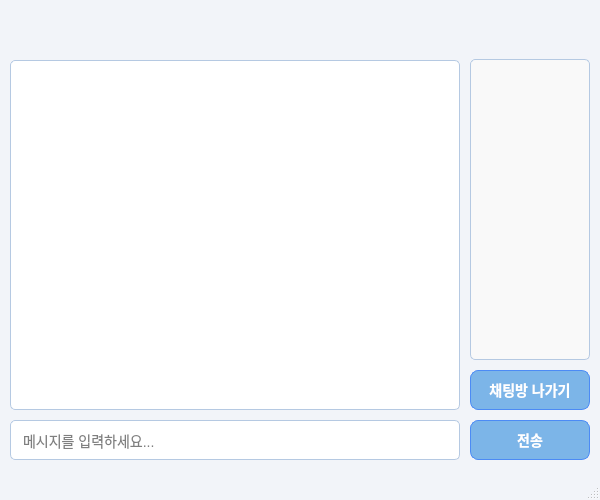
<?xml version="1.0" encoding="UTF-8"?>
<ui version="4.0">
 <class>ChatWindow</class>
 <widget class="QMainWindow" name="ChatWindow">
  <property name="geometry">
   <rect>
    <x>0</x>
    <y>0</y>
    <width>600</width>
    <height>500</height>
   </rect>
  </property>
  <property name="windowTitle">
   <string>채팅방</string>
  </property>
  <property name="styleSheet">
   <string>
    QMainWindow {
        background-color: #f2f4f9;  /* 파스텔톤 배경색 (연한 파스텔 블루) */
    }
    QPushButton {
        background-color: #7cb5e8;  /* 파스텔 블루 버튼 */
        border: 1px solid #4c8bf5;
        border-radius: 8px;
        color: white;
        font-weight: bold;
        padding: 10px;
        font-size: 14px;
    }
    QPushButton:hover {
        background-color: #4c8bf5;  /* 마우스를 올렸을 때 파스텔 블루에서 조금 더 진한 파란색으로 변경 */
    }
    QLineEdit {
        border: 1px solid #b5c9e2;  /* 밝은 파스텔 블루 테두리 */
        border-radius: 5px;
        padding: 10px;
        font-size: 14px;
        background-color: #ffffff;  /* 흰색 배경 */
    }
    QListWidget {
        background-color: #ffffff;  /* 채팅 메시지 리스트 배경색 흰색 */
        border: 1px solid #b5c9e2;  /* 파스텔 블루 테두리 */
        border-radius: 5px;
        padding: 10px;
        font-size: 14px;
        color: #333;  /* 텍스트 색상은 어두운 회색 */
    }
    QListWidget::item {
        padding: 8px;
        border-bottom: 1px solid #f2f4f9;  /* 항목 간 구분선 색상 */
    }
    QListWidget::item:selected {
        background-color: #7cb5e8;  /* 항목 선택 시 파스텔 블루 */
        color: white;
    }
    QLabel {
        font-size: 16px;
        font-weight: bold;
        color: #333;
    }
    QMenuBar {
        background-color: #f2f4f9;  /* 메뉴 바 배경색 */
        color: #333;
    }
    QStatusBar {
        background-color: #f2f4f9;  /* 상태 바 배경색 */
    }
   </string>
  </property>
  <widget class="QWidget" name="centralwidget">
   <widget class="QListWidget" name="chatMessagesList">
    <property name="geometry">
     <rect>
      <x>10</x>
      <y>60</y>
      <width>450</width>
      <height>350</height>
     </rect>
    </property>
   </widget>
   <widget class="QLineEdit" name="messageLineEdit">
    <property name="geometry">
     <rect>
      <x>10</x>
      <y>420</y>
      <width>450</width>
      <height>40</height>
     </rect>
    </property>
    <property name="placeholderText">
     <string>메시지를 입력하세요...</string>
    </property>
   </widget>
   <widget class="QPushButton" name="sendButton">
    <property name="geometry">
     <rect>
      <x>470</x>
      <y>420</y>
      <width>120</width>
      <height>40</height>
     </rect>
    </property>
    <property name="text">
     <string>전송</string>
    </property>
   </widget>
   <widget class="QListWidget" name="userListWidget">
    <property name="geometry">
     <rect>
      <x>470</x>
      <y>59</y>
      <width>120</width>
      <height>301</height>
     </rect>
    </property>
    <property name="styleSheet">
     <string>
      QListWidget {
          background-color: #f9f9f9;  /* 사용자 목록 배경 (밝은 회색) */
          border: 1px solid #b5c9e2;  /* 파스텔 블루 테두리 */
          border-radius: 5px;
          font-size: 14px;
      }
      QListWidget::item {
          padding: 8px;
      }
      QListWidget::item:selected {
          background-color: #7cb5e8;  /* 선택 시 파스텔 블루 */
          color: white;
      }
     </string>
    </property>
   </widget>
   <widget class="QPushButton" name="leaveRoomButton">
    <property name="geometry">
     <rect>
      <x>470</x>
      <y>370</y>
      <width>120</width>
      <height>40</height>
     </rect>
    </property>
    <property name="text">
     <string>채팅방 나가기</string>
    </property>
   </widget>
   <widget class="QLabel" name="headerLabel">
    <property name="geometry">
     <rect>
      <x>10</x>
      <y>10</y>
      <width>581</width>
      <height>41</height>
     </rect>
    </property>
    <property name="font">
     <font>
      <pointsize>16</pointsize>
     </font>
    </property>
    <property name="text">
     <string/>
    </property>
    <property name="alignment">
     <set>Qt::AlignmentFlag::AlignCenter</set>
    </property>
   </widget>
  </widget>
  <widget class="QMenuBar" name="menubar">
   <property name="geometry">
    <rect>
     <x>0</x>
     <y>0</y>
     <width>600</width>
     <height>20</height>
    </rect>
   </property>
  </widget>
  <widget class="QStatusBar" name="statusbar"/>
 </widget>
 <resources/>
 <connections/>
</ui>
